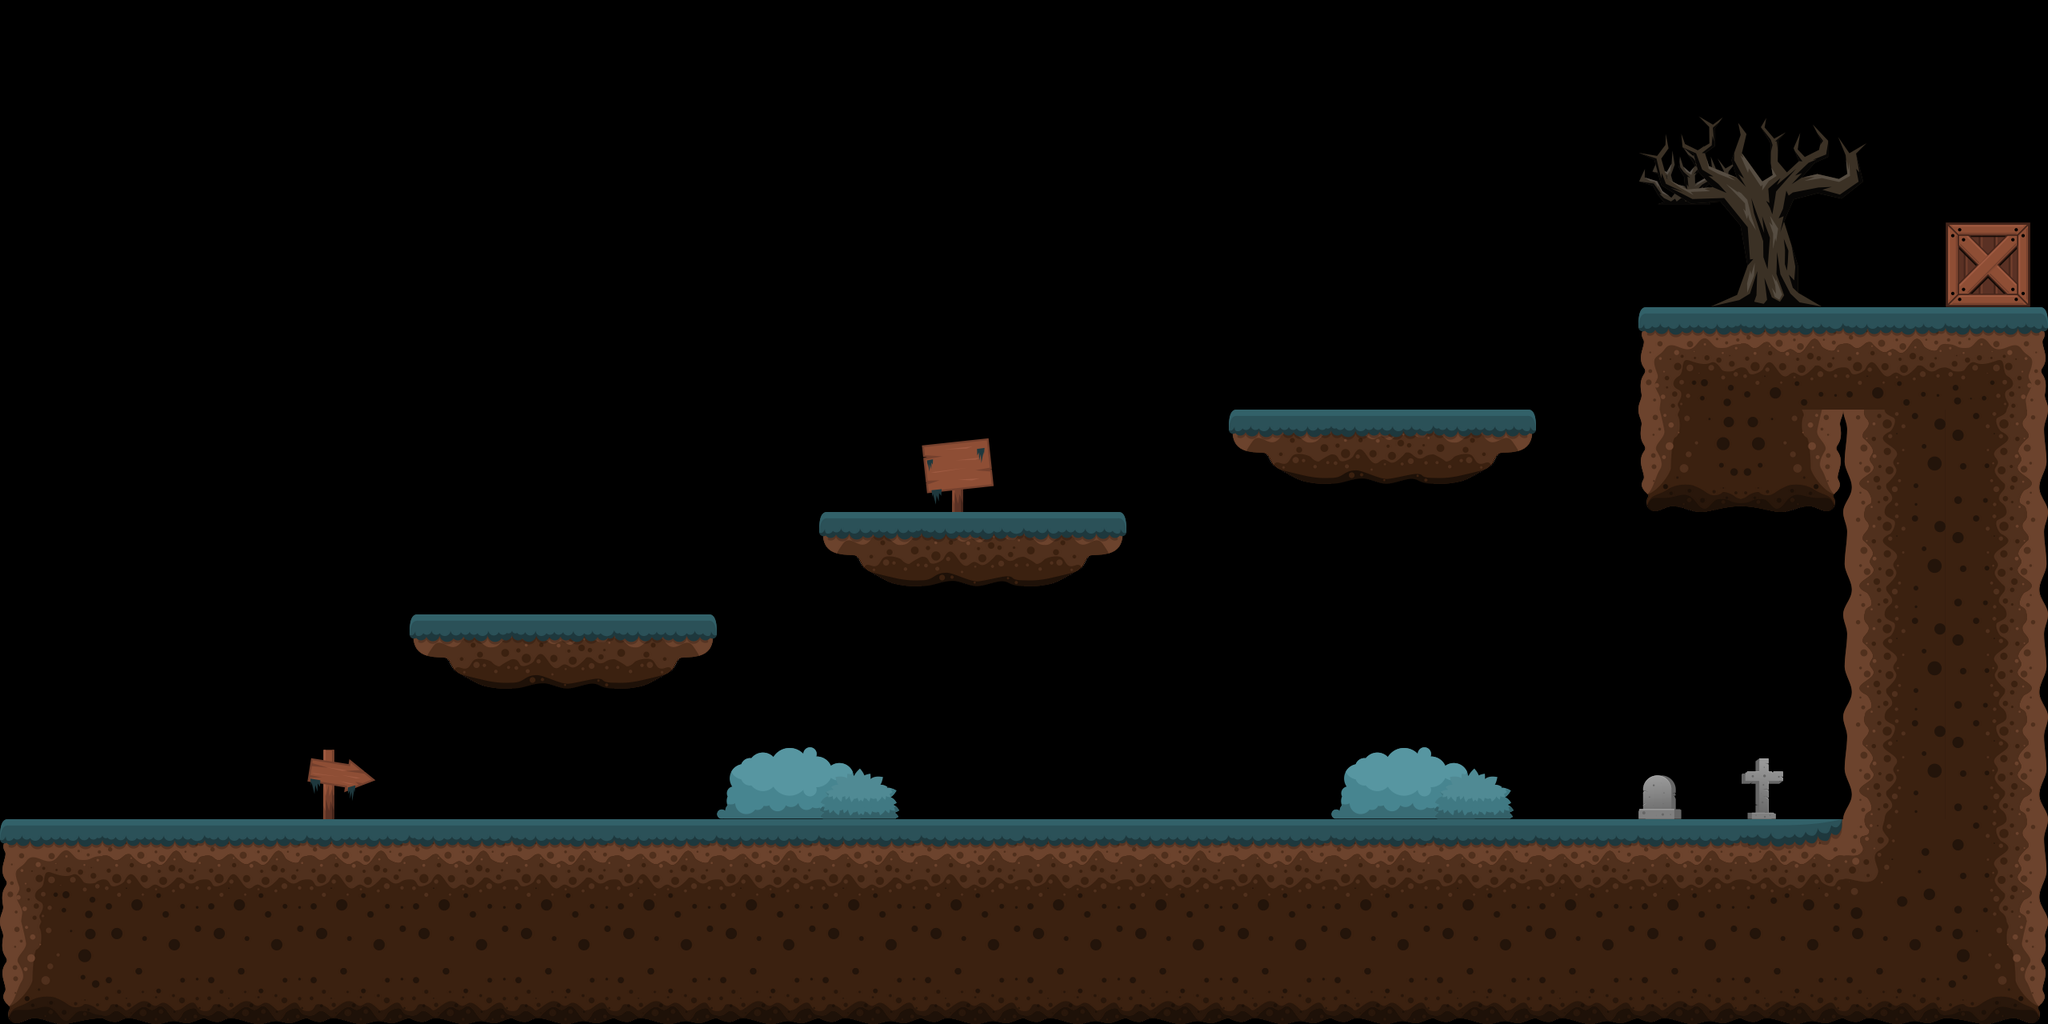

Rendered tile map (Tiled .tmx) drawn with the repository's tilesets; below, a short description and the full map source, tile grids included:
An orthogonal 20x10 tile map with 128x128 px tiles, 1 tile layer (Foreground).

<map version="1.2" tiledversion="1.2.4" orientation="orthogonal" renderorder="right-down" width="20" height="10" tilewidth="128" tileheight="128" infinite="0" nextlayerid="6" nextobjectid="1">
 <tileset firstgid="1" name="other" tilewidth="128" tileheight="128" tilecount="200" columns="20">
  <image source="other.png" trans="000000" width="2560" height="1280" />
 </tileset>
 <layer id="5" name="Foreground" width="20" height="10">
  <data encoding="csv">
0,0,0,0,0,0,0,0,0,0,0,0,0,0,0,0,0,0,0,0,
0,0,0,0,0,0,0,0,0,0,0,0,0,0,0,0,5,6,7,0,
0,0,0,0,0,0,0,0,0,0,0,0,0,0,0,0,25,26,27,4,
0,0,0,0,0,0,0,0,0,0,0,0,0,0,0,0,45,61,61,62,
0,0,0,0,0,0,0,0,0,21,0,0,103,104,105,0,101,102,63,65,
0,0,0,0,0,0,0,0,103,104,105,0,0,0,0,0,0,0,63,65,
0,0,0,0,103,104,105,0,0,0,0,0,0,0,0,0,0,0,63,65,
0,0,0,1,0,0,0,2,3,0,0,0,0,2,3,0,23,24,63,65,
45,61,61,61,61,61,61,61,61,61,61,61,61,61,61,61,61,81,82,65,
101,83,83,83,83,83,83,83,83,83,83,83,83,83,83,83,83,83,83,102
</data>
 </layer>
</map>